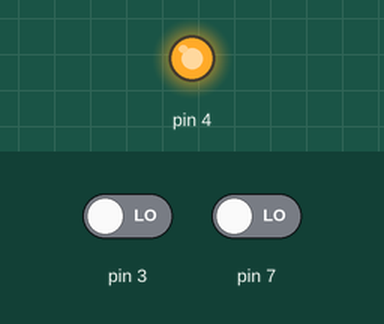
Simulated run of this sketch. Board: Arduino Uno, built with avr-gcc and run on an emulated ATmega328P. On the bench: output pins drawn as LEDs (lit = HIGH). The inputs (shaded band) are chosen by the test bench; at power-on: pin 3 LOW, pin 7 LOW.

Above: at 1.2 s.
1.3 s: pin 3 driven HIGH
At 1.7 s:
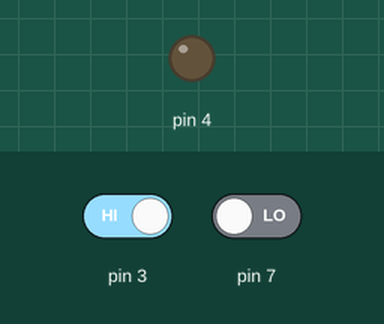
Timing chart, 0 to 4.3 s (numbered marks = the images above; inputs shaded):
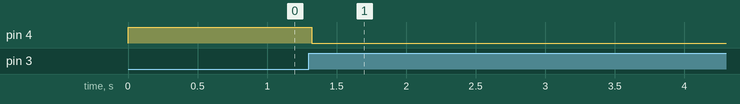

Measured:
- after the input at 1.3 s, pin 4: HIGH → LOW at once

The sketch:

camcontrol.ino
```cpp
#include "LowPower.h"

constexpr bool debug = false;
void setup() {
  pinMode(7, INPUT);
  pinMode(3, INPUT);
  pinMode(4, OUTPUT);
  digitalWrite(4, HIGH);  // Switch OFF (high) relay
  if(debug) Serial.begin(115200);
}

static constexpr unsigned int ONTIME = 499; // 60 seconds
static constexpr unsigned int INITIAL_SETTLE_TIME = 50; // ~7 seconds
static unsigned int camOnTime = INITIAL_SETTLE_TIME;
static bool camOn = false;
static int  ledCount = 0;

void loop() {
  bool detect0 = digitalRead(7);
  bool detect1 = digitalRead(3);
  if(debug) {
    if(detect0) Serial.print("detect0"); else Serial.print("       ");
    if(detect1) Serial.print(" detect1"); else Serial.print("        ");
    if(camOn) Serial.print(" camOn "); else Serial.print("       ");
    Serial.println(camOnTime);
  }
  bool haveMotion = detect0 || detect1;
  if (haveMotion) {
    camOnTime = ONTIME;
  } else {
    if(camOnTime > 0) {
      camOnTime = camOnTime - 1u;
    }
  }
  if(camOnTime == 0 && camOn) {
    camOn = false;
    digitalWrite(4, HIGH);  // Switch off
  } else if(camOnTime == ONTIME && !camOn) {
    camOn = true;
    digitalWrite(4, LOW);  // Switch on
  }
  digitalWrite(13, ledCount == 0);  // Switch on relay
  if(++ledCount == 8) {
    ledCount = 0;
  }
  if(debug) {
    delay(120);
  } else {
    LowPower.powerDown(SLEEP_120MS, ADC_OFF, BOD_ON);
  }
}
```
